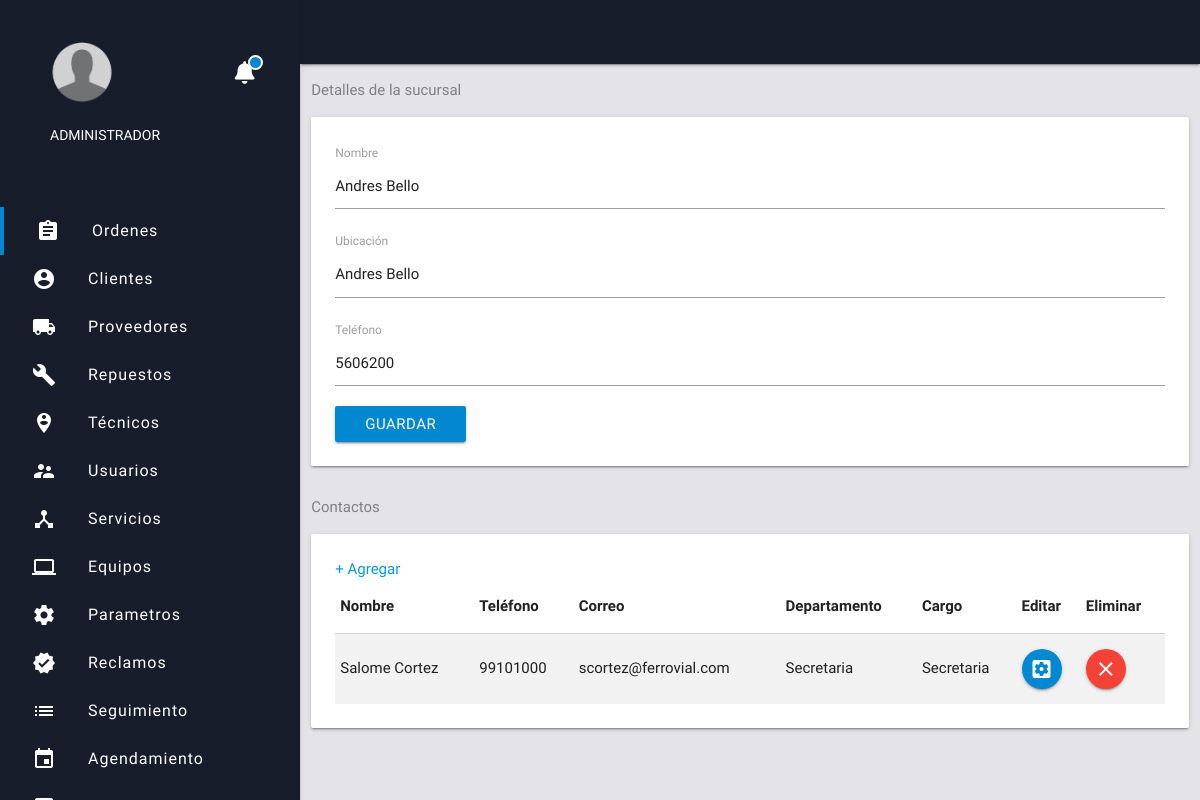
Page /clients/ins_branch.php?id=20 on the committed database.
### tables this page shows
CREATE TABLE `branches` (
  `id` int(11) NOT NULL,
  `id_clients` int(11) NOT NULL,
  `location` varchar(50) NOT NULL,
  `phone` varchar(50) NOT NULL,
  `branch_name` varchar(100) NOT NULL
);

CREATE TABLE `contacts` (
  `id` int(11) NOT NULL,
  `contact_name` varchar(50) NOT NULL,
  `phone` varchar(30) NOT NULL,
  `id_branches` int(11) NOT NULL,
  `department` varchar(50) NOT NULL,
  `charge` varchar(50) NOT NULL,
  `email` varchar(50) NOT NULL
);

### clients/ins_branch.php (the view, shortened to what this page needs)
<?php include '../extend/header.php';
$id = htmlentities($_GET['id']);
$sel = $con->query("SELECT * FROM branches WHERE id = '$id' ");
while ($f = $sel->fetch_assoc()) {
  $location = $f['location'];
  $phone = $f['phone'];
  $idx = $f['id'];
  $name = $f['branch_name'];
}
?>
   <div class="row">
      <div class="col s12">
      <p style="color:grey;">Detalles de la sucursal</p>
      <div class="card horizontal">
         <div class="card-stacked">
           <div class="card-content">
             <form  action="update_branch.php" method="post">
               <label for="name">Nombre</label>
               <input type="text" name="name" value="<?php echo $name ?>">
               <label for="location">Ubicación</label>
               <input type="text" name="location" value="<?php echo $location ?>">
               <label for="phone">Teléfono</label>
               <input type="text" name="phone" value="<?php  echo $phone ?>">
               <button  type="submit" class="btn light-blue darken-2">Guardar</button>
             </form>
           </div>
         </div>
      </div>
     </div>
<div class="row">
<div class=" col s12">
<p style="color:grey;">Contactos</p>
       <div class="card horizontal" style="overflow:auto;">
         <div class="card-stacked">
           <div class="card-content">
             <form  action="up_client.php" method="post">
             <table class="excel striped responsive-table" border="1">
                    <thead>
                      <th>Nombre</th>
                      <th>Teléfono</th>
                      <th>Correo</th>
                      <th>Departamento</th>
                      <th>Cargo </th>
                      <th>Editar </th>
                      <th class="borrar">Eliminar</th>
                    </thead>
                   <?php
                     $sel2 = $con->query("SELECT * FROM contacts WHERE id_branches = '$id' ");
                     while ($f = $sel2->fetch_assoc()) {  ?>
                        <tr>
                        <td><?php echo $f['contact_name'] ?></td>
                        <td><?php echo $f['phone'] ?></td>
                        <td><?php echo $f['email'] ?></td>
                        <td><?php echo $f['department'] ?></td>
                        <td><?php echo $f['charge'] ?></td>
                        <td><a href="up_contact.php?id= <?php echo $f['id']?> " class="btn-floating light-blue darken-2"><i class="material-icons">settings_applications</i></a></td>
                        <td class="borrar"><a href="#" class="btn-floating red" onclick="swal({ title:'Esta seguro que desea eliminar el contacto?',text: 'Se perderan los datos!', type: 'warning', showCancelButton: true, confirmButtonColor: '#3085d6', cancelButtonColor: '#d33', confirmButtonText: 'Si, eliminar'}).then(function (isConfirm) {
                         if(isConfirm.value){  location.href='delete_contact.php?id=<?php echo     $f['id'] ?>&idx=<?php echo     $id ?>'; } else { location.href='ins_branch.php?id=<?php echo $idx ?>';} })"><i class="material-icons">clear</i></a></td>
                      </tr>
                    <?php  } ?>
             <a href="add_contact.php?id=<?php echo $id?>"> + Agregar</a>
             </form>
           </div>
         </div>
      </div>
     </div>
</div>
</div>
<?php include '../extend/scripts.php'; ?>
   </body>
   </html>

### css/web-app.css (style rules this page uses)
html { background-color:#e4e3e8; font-family: 'Work Sans', sans-serif; }

### css/notifications.css (style rules this page uses)
body { margin: 0; padding: 0; }

### rows in the picture
branches: name "Andres Bello", location "Andres Bello", phone "5606200"
contacts: contact_name "Salome Cortez", phone "99101000", email "scortez@ferrovial.com", department "Secretaria", charge "Secretaria"
